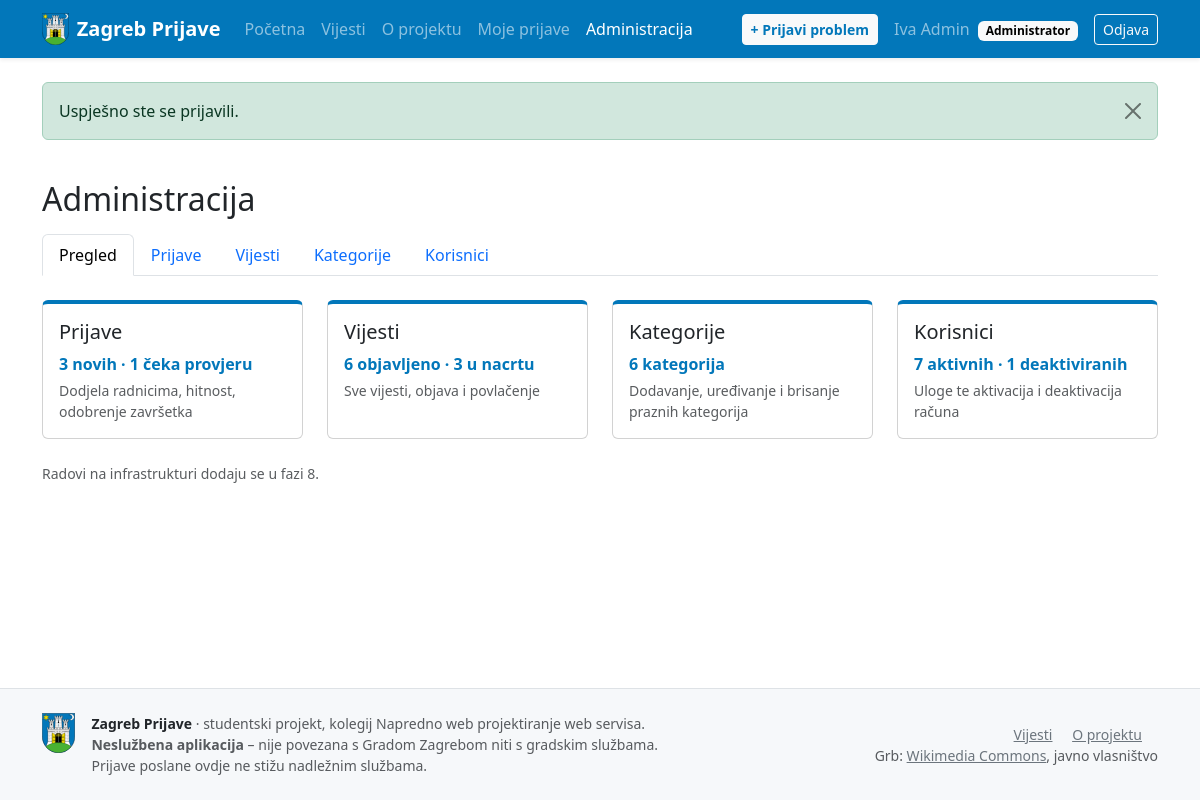
/zagreb-prijave/admin (signed in), run on the app's committed database.
### tables this page shows
CREATE TABLE korisnici (
  id             INT UNSIGNED     NOT NULL AUTO_INCREMENT,
  ime            VARCHAR(50)      NOT NULL,
  prezime        VARCHAR(50)      NOT NULL,
  email          VARCHAR(255)     NOT NULL,
  lozinka_hash   VARCHAR(255)     NOT NULL,    
  uloga_id       TINYINT UNSIGNED NOT NULL,
  aktivan        TINYINT(1)       NOT NULL DEFAULT 1,
  zadnja_prijava DATETIME         NULL,
  kreirano_u     DATETIME         NOT NULL DEFAULT CURRENT_TIMESTAMP,
  azurirano_u    DATETIME         NOT NULL DEFAULT CURRENT_TIMESTAMP ON UPDATE CURRENT_TIMESTAMP,
  PRIMARY KEY (id),
  UNIQUE KEY uq_korisnici_email (email),
  KEY idx_korisnici_uloga (uloga_id),
  CONSTRAINT fk_korisnici_uloga
    FOREIGN KEY (uloga_id) REFERENCES uloge (id)
    ON UPDATE CASCADE ON DELETE RESTRICT,      
  CONSTRAINT chk_korisnici_aktivan CHECK (aktivan IN (0, 1))
);

CREATE TABLE uloge (
  id    TINYINT UNSIGNED NOT NULL AUTO_INCREMENT,
  kod   VARCHAR(20)      NOT NULL,
  naziv VARCHAR(50)      NOT NULL,
  opis  VARCHAR(255)     NULL,
  PRIMARY KEY (id),
  UNIQUE KEY uq_uloge_kod (kod)
);

### src/Controllers/AdminController.php (called while the page is built, shortened)
<?php
final class AdminController
{
    public function index(): void
    {
        $vijesti = new VijestCms();
        $korisnici = new Korisnik();
        $poStatusu = (new Prijava())->countByStatus();
        View::render('admin/index', [
            'title' => 'Administracija',
            'broj'  => [
                'objavljeno' => $vijesti->count(null, 'objavljeno', ''),
                'nacrt'      => $vijesti->count(null, 'nacrt', ''),
                'kategorije' => count((new Kategorija())->options()),
                'aktivni'    => $korisnici->countForAdmin('', null, 1),
                'neaktivni'  => $korisnici->countForAdmin('', null, 0),
                'nove'       => (int) ($poStatusu['PRIJAVLJENO'] ?? 0),
                'provjera'   => (int) ($poStatusu['CEKA_PROVJERU'] ?? 0),
            ],
        ]);
    }
}

### public/index.php (called while the page is built, shortened)
<?php
$router = new Router();
$router->dispatch($_SERVER['REQUEST_METHOD'], request_path());

### src/Core/Auth.php (called while the page is built, shortened)
<?php
final class Auth
{
    private static ?array $user = null;
    private static bool $loaded = false;
    public static function user(): ?array
    {
        if (self::$loaded) {
            return self::$user;
        }
        self::$loaded = true;
        $id = $_SESSION['korisnik_id'] ?? null;
        $korisnik = (new Korisnik())->findById($id);
        return self::$user = $korisnik;
    }
    public static function check(): bool
    {
        return self::user() !== null;
    }
    public static function hasRole(string ...$uloge): bool
    {
        $user = self::user();
        return $user !== null && in_array($user['uloga'], $uloge, true);
    }
}

### src/Models/Korisnik.php (called while the page is built, shortened)
<?php
final class Korisnik
{
    private PDO $db;
    public function __construct()
    {
        $this->db = Database::connection();
    }
    public function findById(int $id): ?array
    {
        $stmt = $this->db->prepare(
            'SELECT k.id, k.ime, k.prezime, k.email, k.aktivan, k.zadnja_prijava, k.kreirano_u,
                    u.kod AS uloga, u.naziv AS uloga_naziv
               FROM korisnici k
               JOIN uloge u ON u.id = k.uloga_id
              WHERE k.id = ?'
        );
        $stmt->execute([$id]);
        return $stmt->fetch() ?: null;
    }
}

### src/Core/Database.php (called while the page is built, shortened)
<?php
final class Database
{
    private static ?PDO $pdo = null;
    public static function connection(): PDO
    {
        if (self::$pdo === null) {
            $dsn = sprintf(
                'mysql:host=%s;port=%s;dbname=%s;charset=utf8mb4',
                $_ENV['DB_HOST'],
                $_ENV['DB_PORT'] ?? '3306',
                $_ENV['DB_NAME']
            );
            self::$pdo = new PDO($dsn, $_ENV['DB_USER'], $_ENV['DB_PASS'], [
                PDO::ATTR_ERRMODE            => PDO::ERRMODE_EXCEPTION,
                PDO::ATTR_DEFAULT_FETCH_MODE => PDO::FETCH_ASSOC,
                PDO::ATTR_EMULATE_PREPARES   => false,
                PDO::MYSQL_ATTR_FOUND_ROWS   => true,
            ]);
            self::$pdo->exec("SET time_zone = '" . date('P') . "'");
        }
        return self::$pdo;
    }
}

### src/Core/Session.php (called while the page is built, shortened)
<?php
final class Session
{
    public static function pullFlash(): array
    {
        $messages = $_SESSION['_flash'] ?? [];
        return $messages;
    }
}

### views/layout.php (the view, shortened to what this page needs)
<?php
$korisnik = Auth::user();
$flash = Session::pullFlash();
?>
<!DOCTYPE html>
<html lang="hr">
<head>
    <link rel="stylesheet"
          href="https://cdn.jsdelivr.net/npm/bootstrap@5.3.3/dist/css/bootstrap.min.css"
>
    <link rel="stylesheet" href="<?= e(asset('css/app.css')) ?>">
</head>
<body class="d-flex flex-column min-vh-100">
<nav class="navbar navbar-expand-lg navbar-dark bg-zagreb shadow-sm">
    <div class="container">
        <a class="navbar-brand d-flex align-items-center gap-2 fw-semibold" href="<?= e(url('/')) ?>">
            <img src="<?= e(asset('img/grb-zagreb.svg')) ?>" alt="" class="brand-grb">
            Zagreb Prijave
        </a>
        <div class="collapse navbar-collapse" id="glavniIzbornik">
            <ul class="navbar-nav me-auto">
                <?= nav_link('/', 'Početna') ?>
                <?= nav_link('/vijesti', 'Vijesti') ?>
                <?= nav_link('/o-projektu', 'O projektu') ?>
                <?php if ($korisnik): ?>
                    <?= nav_link('/prijave/moje', 'Moje prijave') ?>
                <?php endif; ?>
                <?php if (Auth::hasRole('admin')): ?>
                    <?= nav_link('/admin', 'Administracija') ?>
                <?php elseif (Auth::hasRole('urednik')): ?>
                    <?= nav_link('/admin/vijesti', 'Moje vijesti') ?>
                <?php elseif (Auth::hasRole('radnik')): ?>
                    <?= nav_link('/radnik/zadaci', 'Moji zadaci') ?>
                <?php endif; ?>
            </ul>
            <ul class="navbar-nav align-items-lg-center gap-lg-2">
                <?php if ($korisnik): ?>
                    <li class="nav-item">
                        <a class="btn btn-light btn-sm text-zagreb fw-semibold" href="<?= e(url('/prijave/nova')) ?>">+ Prijavi problem</a>
                    </li>
                    <li class="nav-item">
                        <a class="nav-link" href="<?= e(url('/racun/profil')) ?>">
                            <?= e($korisnik['ime'] . ' ' . $korisnik['prezime']) ?>
                            <span class="badge text-bg-light ms-1"><?= e($korisnik['uloga_naziv']) ?></span>
                        </a>
                    </li>
                    <li class="nav-item">
                        <form method="post" action="<?= e(url('/racun/odjava')) ?>" class="d-inline">
                            <button type="submit" class="btn btn-outline-light btn-sm">Odjava</button>
                        </form>
                    </li>
                <?php endif; ?>
            </ul>
        </div>
    </div>
</nav>
<main id="sadrzaj" class="flex-grow-1">
    <?php if ($flash): ?>
        <div class="container pt-4">
            <?php foreach ($flash as $poruka): ?>
                <div class="alert alert-<?= e($poruka['type']) ?> alert-dismissible fade show" role="alert">
                    <?= e($poruka['message']) ?>
                    <button type="button" class="btn-close" data-bs-dismiss="alert" aria-label="Zatvori"></button>
                </div>
            <?php endforeach; ?>
        </div>
    <?php endif; ?>
    <?php if (!empty($punaSirina)): ?>
        <?= $content ?>
    <?php else: ?>
        <div class="container py-4"><?= $content ?></div>
    <?php endif; ?>
</main>
<footer class="footer border-top mt-auto">
    <div class="container py-4">
        <div class="row g-3 align-items-center">
            <div class="col-md-7 d-flex gap-3 align-items-start">
                <img src="<?= e(asset('img/grb-zagreb.svg')) ?>" alt="" class="footer-grb">
                <div class="small text-body-secondary">
                    <strong class="text-body">Zagreb Prijave</strong> · studentski projekt, kolegij
                    Napredno web projektiranje web servisa.<br>
                    <strong>Neslužbena aplikacija</strong> – nije povezana s Gradom Zagrebom niti s gradskim službama.
                    Prijave poslane ovdje ne stižu nadležnim službama.
                </div>
            </div>
            <div class="col-md-5 small text-md-end">
                <a href="<?= e(url('/vijesti')) ?>" class="link-secondary me-3">Vijesti</a>
                <a href="<?= e(url('/o-projektu')) ?>" class="link-secondary me-3">O projektu</a>
                <br class="d-none d-md-inline">
                <span class="text-body-secondary">
                    Grb: <a class="link-secondary" href="https://commons.wikimedia.org/wiki/File:Coat_of_arms_of_Zagreb.svg"
                            rel="noopener" target="_blank">Wikimedia Commons</a>, javno vlasništvo
                </span>
            </div>
        </div>
    </div>
</footer>
</body>
</html>

### views/admin/index.php
<?php
$kartice = [
    ['/admin/prijave', 'Prijave', $broj['nove'] . ' novih · ' . $broj['provjera'] . ' čeka provjeru', 'Dodjela radnicima, hitnost, odobrenje završetka'],
    ['/admin/vijesti', 'Vijesti', $broj['objavljeno'] . ' objavljeno · ' . $broj['nacrt'] . ' u nacrtu', 'Sve vijesti, objava i povlačenje'],
    ['/admin/kategorije', 'Kategorije', $broj['kategorije'] . ' kategorija', 'Dodavanje, uređivanje i brisanje praznih kategorija'],
    ['/admin/korisnici', 'Korisnici', $broj['aktivni'] . ' aktivnih · ' . $broj['neaktivni'] . ' deaktiviranih', 'Uloge te aktivacija i deaktivacija računa'],
];
?>
<h1 class="h2 mb-3">Administracija</h1>
<?php require __DIR__ . '/_nav.php'; ?>
<div class="row g-4">
    <?php foreach ($kartice as [$putanja, $naslov, $brojevi, $opis]): ?>
        <div class="col-md-6 col-xl-3">
            <div class="card h-100 vijest-kartica">
                <div class="card-body">
                    <h2 class="h5 card-title">
                        <a href="<?= e(url($putanja)) ?>" class="stretched-link text-body text-decoration-none"><?= e($naslov) ?></a>
                    </h2>
                    <p class="fw-semibold text-zagreb mb-1"><?= e($brojevi) ?></p>
                    <p class="card-text text-body-secondary small mb-0"><?= e($opis) ?></p>
                </div>
            </div>
        </div>
    <?php endforeach; ?>
</div>
<p class="text-body-secondary small mt-4 mb-0">Radovi na infrastrukturi dodaju se u fazi 8.</p>

### views/admin/_nav.php (shortened to what this page needs)
<?php
$stavke = Auth::hasRole('admin')
    ? ['/admin' => 'Pregled', '/admin/prijave' => 'Prijave', '/admin/vijesti' => 'Vijesti', '/admin/kategorije' => 'Kategorije', '/admin/korisnici' => 'Korisnici']
    : ['/admin/vijesti' => 'Moje vijesti'];
$trenutna = request_path();
?>
<ul class="nav nav-tabs mb-4">
    <?php foreach ($stavke as $putanja => $naziv):
        $aktivna = $trenutna === $putanja || ($putanja !== '/admin' && str_starts_with($trenutna, $putanja . '/')); ?>
        <li class="nav-item">
            <a class="nav-link<?= $aktivna ? ' active' : '' ?>" href="<?= e(url($putanja)) ?>"
                <?= $aktivna ? 'aria-current="page"' : '' ?>><?= e($naziv) ?></a>
        </li>
    <?php endforeach; ?>
</ul>

### src/Core/Router.php (shortened to what this page needs)
<?php
final class Router
{
    private array $routes = [];
    private function add(string $method, string $path, array $handler, array $options): void
    {
        $pattern = preg_replace('#\{(\w+)\}#', '(?P<$1>\d+)', $path);
        $this->routes[] = [
            'method'  => $method,
            'pattern' => '#^' . $pattern . '$#',
            'handler' => $handler,
            'options' => $options,
        ];
    }
    public function dispatch(string $method, string $path): void
    {
        $api = Api::isApiPath($path);
        foreach ($this->routes as $route) {
            if (!preg_match($route['pattern'], $path, $matches)) {
                continue;
            }
            $params = array_map('intval', array_filter($matches, 'is_string', ARRAY_FILTER_USE_KEY));
            if (!$this->passesGuards($method, $route['options'], $api)) {
                return;
            }
            [$class, $action] = $route['handler'];
            (new $class())->$action(...$params);
            return;
        }
    }
    private function passesGuards(string $method, array $options, bool $api): bool
    {
        $uloge = $options['uloge'] ?? [];
        if ((!empty($options['auth']) || $uloge !== []) && !Auth::check()) {
            if ($api) {
                Api::error(401, 'Potrebna je prijava.');
                return false;
            }
            Session::flash('warning', 'Za pristup ovoj stranici morate se prijaviti.');
            redirect('/racun/prijava');
        }
        return true;
    }
}

### public/assets/css/app.css (style rules this page uses)
:root { --zg-plava: #0277ba; --zg-plava-tamna: #015a8f; --zg-zuta: #f5df03; }
a { color: var(--zg-plava); }
.bg-zagreb { background-color: var(--zg-plava); }
.text-zagreb { color: var(--zg-plava) !important; }
.brand-grb { height: 32px; width: auto; }
.footer { background-color: #f6f8fa; }
.footer-grb { height: 40px; width: auto; flex-shrink: 0; }
.vijest-kartica { border-top: 4px solid var(--zg-plava); transition: box-shadow .15s ease-in-out, transform .15s ease-in-out; }

### data on the page
korisnici: ime+prezime "Iva Admin", uloga.naziv "Administrator", uloga.kod "Pregled", uloga.kod "Prijave", uloga.kod "Vijesti", uloga.kod "Kategorije", uloga.kod "Korisnici"

### other printed values
$label "Početna Vijesti O projektu Moje prijave Administracija"
$poruka['message'] "Uspješno ste se prijavili."
$naslov "Prijave"
$brojevi "3 novih · 1 čeka provjeru"
$opis "Dodjela radnicima, hitnost, odobrenje završetka"
$naslov "Vijesti"
$brojevi "6 objavljeno · 3 u nacrtu"
$opis "Sve vijesti, objava i povlačenje"
$naslov "Kategorije"
$brojevi "6 kategorija"
$opis "Dodavanje, uređivanje i brisanje praznih kategorija"
$brojevi "7 aktivnih · 1 deaktiviranih"
$opis "Uloge te aktivacija i deaktivacija računa"
